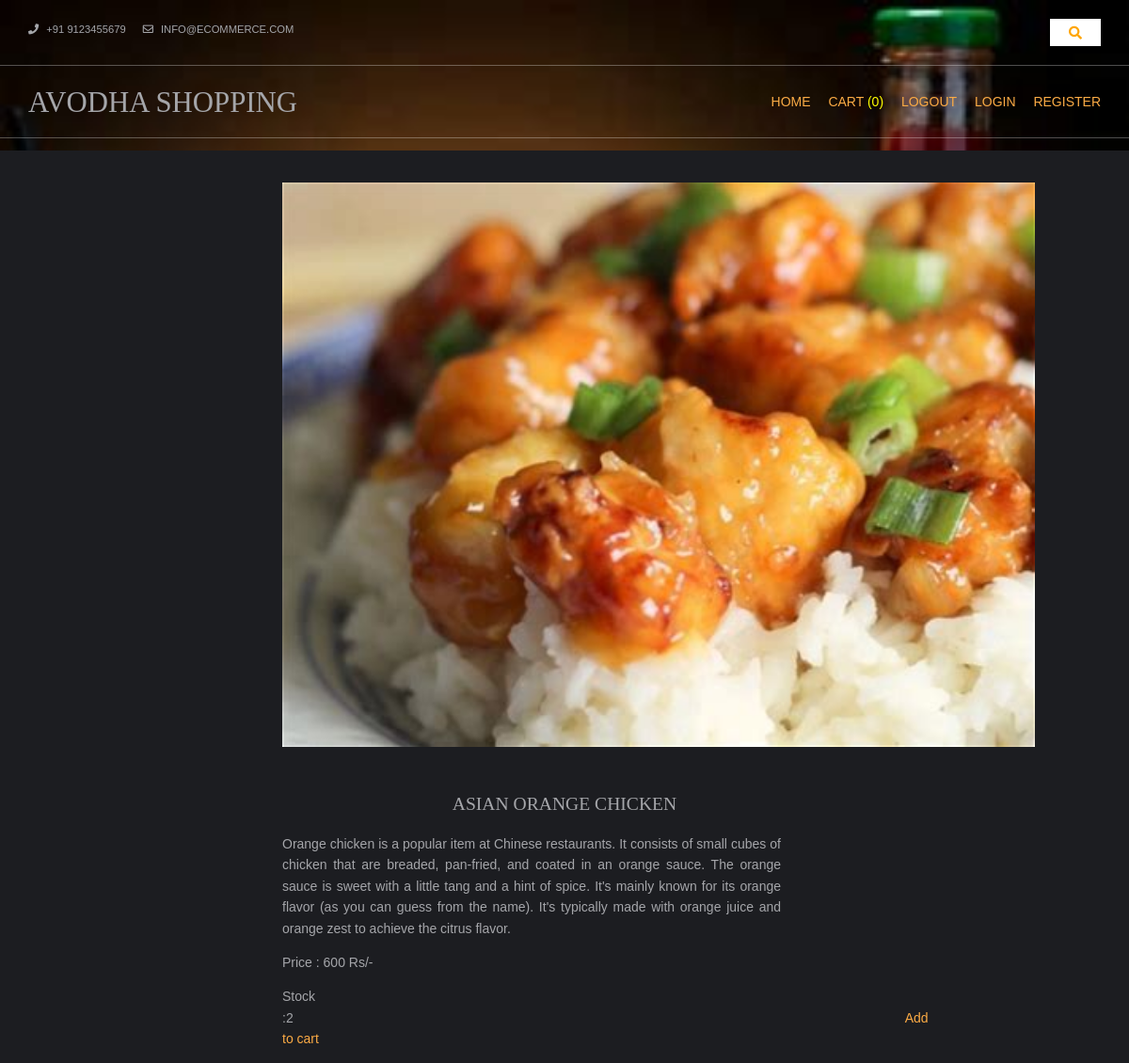
Page /chicken-receips/asian-orange-chicken/ on the committed database.
### Home/models.py (models this page shows, shortened)
class products(models.Model):
    name = models.CharField(max_length=250, unique=True)
    productslug = models.SlugField(max_length=250, unique=True)
    desc = models.TextField()
    img = models.ImageField(upload_to='ImageEcommerce')
    stock = models.IntegerField()
    availability = models.BooleanField()
    price = models.IntegerField()
    category = models.ForeignKey(categories, on_delete=models.CASCADE)

### Home/views.py (the view)
# urls.py: path('<slug:c_slug>/<slug:p_slug>/',views.productdetails,name="details"),
def productdetails (request,c_slug,p_slug):
    try:
        prod_details = products.objects.get(category__categoriesslug=c_slug, productslug=p_slug)
    except Exception as e:
        raise e
    return render(request, "itemdetails.html", {'pro': prod_details})

### cart/context_processor.py (called while the page is built)
def count(request):
    item_count = 0
    if 'admin' in request.path:
        return ()
    else:
        try:
            ct = Cartlist.objects.filter(cart_id=c_id(request))
            cti = items_in_cart.objects.all().filter(cart_carts=ct[:1])
            for c in cti:
                item_count += c.quantity_cart
        except Cartlist.DoesNotExist:
            item_count = 0
    return dict(ic=item_count)

### cart/views.py (called while the page is built)
def c_id(request):
    ct_id = request.session.session_key
    if not ct_id:
        ct_id = request.session.create()
    return ct_id

### templates/itemdetails.html (shortened to what this page needs)
{% extends 'homepagebase.html' %}
{% load static %}
{% block content %}
<html lang="en">
<head>
</head>
    <div class="container-fluid">
       <div class="tm-site-header tm-mb-1">
          <div class="tm-site-name-container tm-bg-color-1">
              <h1 style="text-align:center;padding-top:14px">{{prdt.name}}</h1>
           </div>
        </div>
        <section class="tm-mb-1" id="about">
            <div class="tm-row tm-about-row">
                <div class="tm-section-1-l">
                    <img src="{{pro.img.url}}" style="height:600px;width:1200;padding-right:100px;padding-left:300px;">
                </div>
                <article class="tm-section-1-r tm-bg-color-8">
                    <h2  style="text-align:center;padding-top:50px;" class="tm-mb-2 tm-title-color">{{pro.name}}</h2>
                    <div class="detail">
                    <p>{{pro.desc}}</p>
                    <p>Price : {{pro.price}} Rs/-</p>
                        {% if pro.stock <= 0 %}
                             <h4 style="color:Red;font-size:14px;">No stock is available</h4>
                        {% else %}
                             <p>Stock :{{pro.stock}}<a href="{% url 'addtocart' pro.id %}"  class="tm-btn tm-btn-1 tm-link-to-services" style="padding-left:650px;">Add to cart</a></p>
                        {% endif %}
                    </div>
                </article>
            </div>
        </section>
  </div>
{% endblock %}

### static/homepagefile/layout/styles/layout.css (style rules this page uses)
*, *::before, *::after { transition:all .3s ease-in-out; }
body { color:#A5A6AA; background-color:#1C1D21; }
a { color:#FBAB45; }

### static/homepagefile/layout/styles/framework.css (style rules this page uses)
html { overflow-y:scroll; overflow-x:hidden; }
html, body { margin:0; padding:0; font-size:14px; line-height:1.6em; }
*, *::before, *::after { box-sizing:border-box; }
a { outline:none; text-decoration:none; }
img { width:auto; max-width:100%; height:auto; margin:0; padding:0; border:none; line-height:normal; vertical-align:middle; }
body, input, textarea, select { font-family:Verdana, Geneva, sans-serif; }
h1, h2, h3, h4, h5, h6, .heading { font-family:Georgia, "Times New Roman", Times, serif; }
::placeholder { opacity:1; }
h1, h2, h3, h4, h5, h6, .heading { margin:0 0 20px 0; font-size:1.4rem; line-height:normal; font-weight:normal; text-transform:uppercase; }
address, article, aside, figcaption, figure, footer, header, main, nav, section { display:block; margin:0; padding:0; }

### templates/homepagebase.html (style rules this page uses)
.detail { padding-right:100px; padding-left:300px; text-align:center; text-align:justify; padding-right:370px; padding-left:300px; }

### rows in the picture
products: img (picture), name "ASIAN ORANGE CHICKEN", desc "Orange chicken is a popular item at Chinese restaurants. It consists of small cubes of chicken that are breaded, pan-fried, and coated in an orange sauce. The orange sauce is sweet with a little tang and a hint of spice. It's mainly known for its orange flavor (as you can guess from the name). It's typically made with orange juice and orange zest to achieve the citrus flavor.", price "600", stock "2"

### other values in the picture
{{ ic }} "0"
